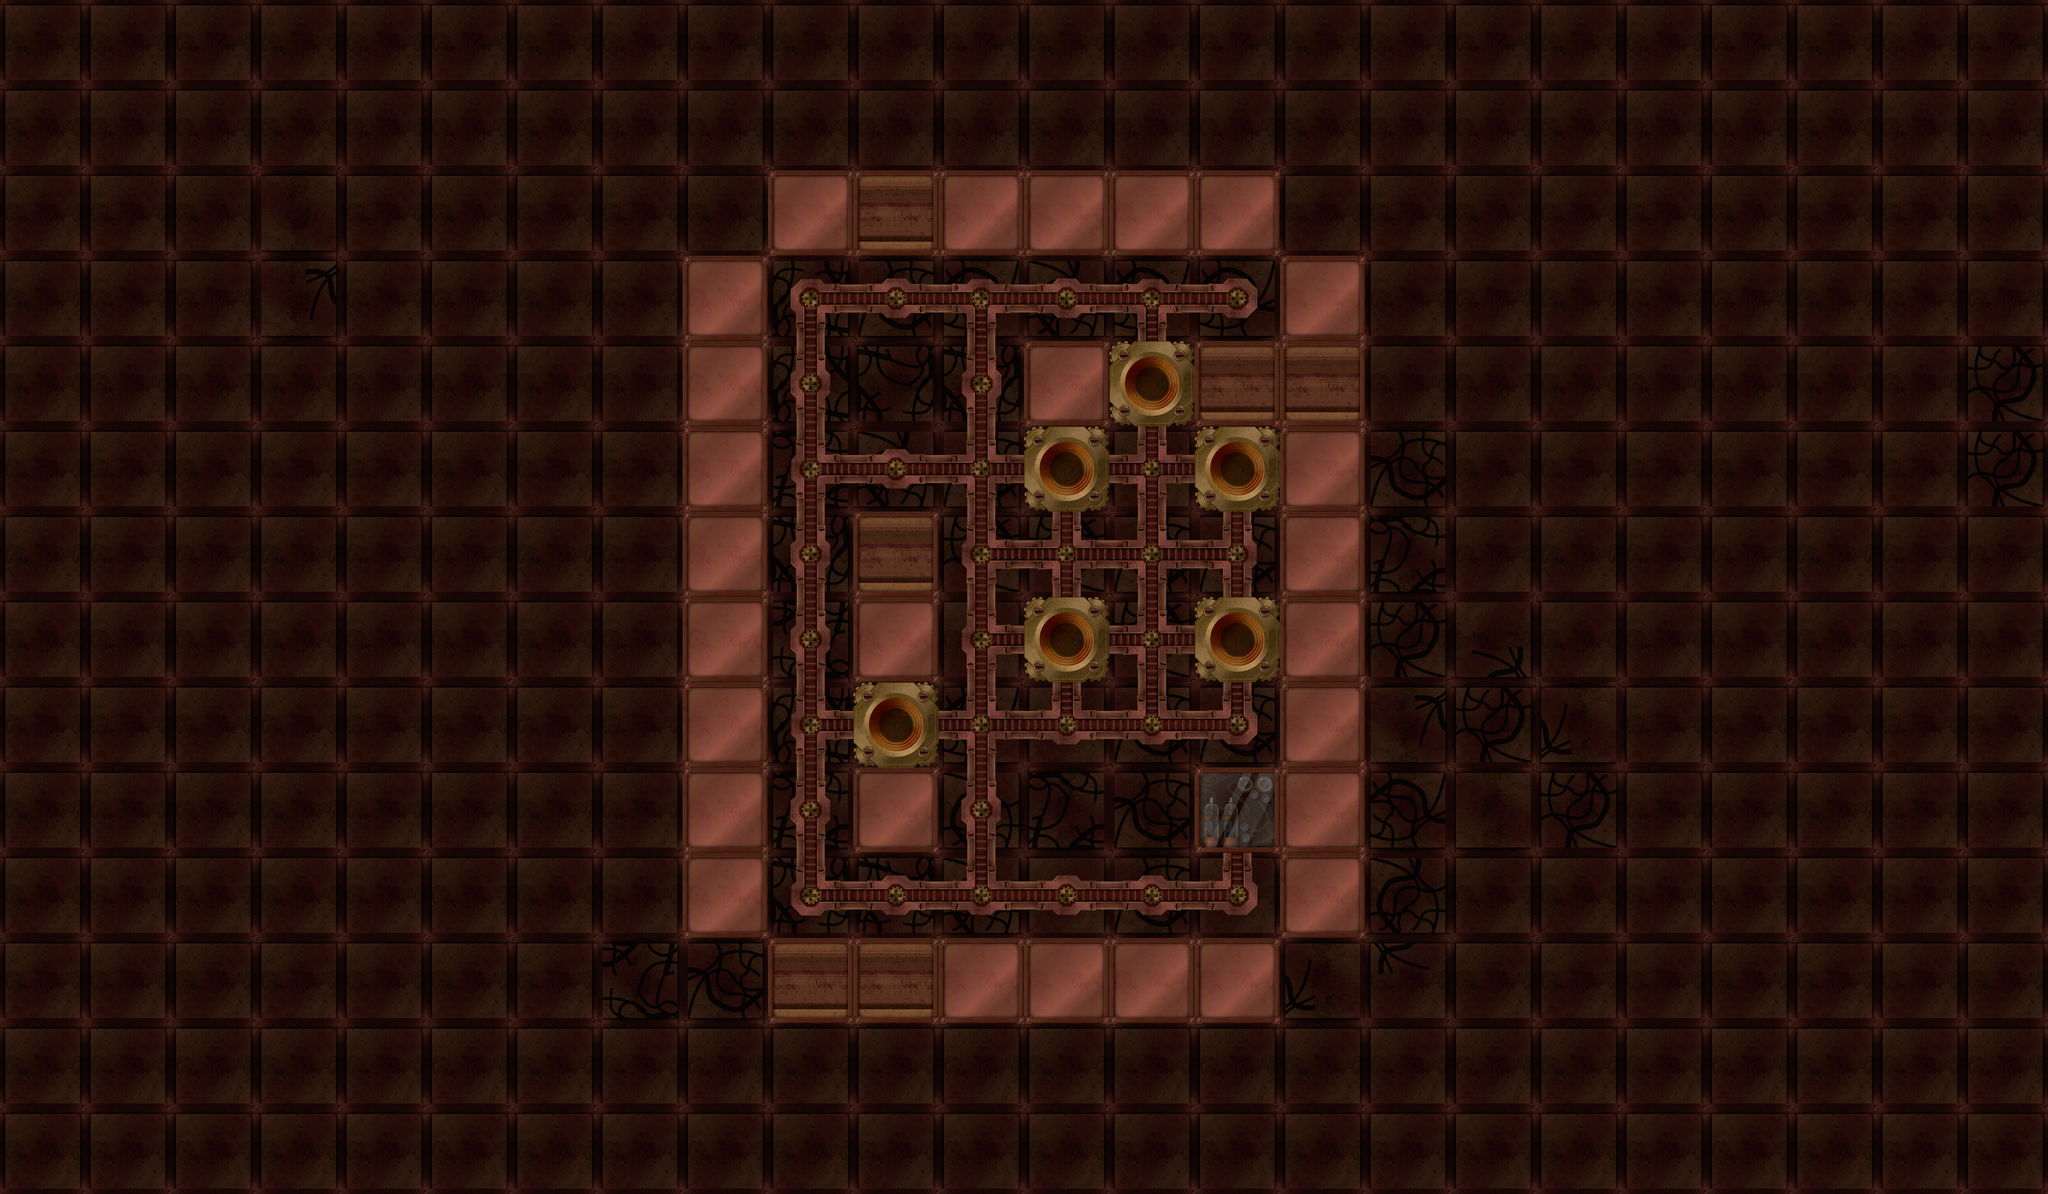

Below is a game level as drawn by its tile map, then a one-line description and the .tmx that defines it (tile-layer data replaced by summaries):
An orthogonal 24x14 tile map with 256x256 px tiles, 2 tile layers (Background, Room) and 12 objects (6x Block, 4x Light, Player).

<map version="1.0" orientation="orthogonal" width="24" height="14" tilewidth="256" tileheight="256">
 <tileset firstgid="1" name="Ladu" tilewidth="256" tileheight="256">
  <image source="tiles.png" width="1280" height="1024" />
  <tile id="9">
   <properties>
    <property name="Goal" value="1" />
   </properties>
  </tile>
  <tile id="10">
   <properties>
    <property name="Obstacle" value="1" />
   </properties>
  </tile>
  <tile id="11">
   <properties>
    <property name="Obstacle" value="1" />
   </properties>
  </tile>
  <tile id="12">
   <properties>
    <property name="Obstacle" value="1" />
   </properties>
  </tile>
  <tile id="19">
   <properties>
    <property name="Obstacle" value="1" />
   </properties>
  </tile>
 </tileset>
 <layer name="Background" width="24" height="14">
  <data>[336 cells, 336 non-empty, 4 distinct tile ids]</data>
 </layer>
 <layer name="Room" width="24" height="14">
  <data>[336 cells, 76 non-empty, 10 distinct tile ids]</data>
 </layer>
 <objectgroup name="Objects" width="24" height="14" visible="0">
  <object type="Player" gid="16" x="3584" y="1792" />
  <object type="Block" gid="14" x="3328" y="1536" />
  <object type="Light" x="3584" y="768" width="94" height="102">
   <properties>
    <property name="Color" value="0.68, 0.24, 0.84, 0.9" />
    <property name="Falloff" value="0.2, 0.8, 16" />
    <property name="Z" value="0.2" />
   </properties>
  </object>
  <object x="2698" y="1535" width="58" />
  <object type="Light" x="3644" y="2620" width="94" height="102">
   <properties>
    <property name="Color" value="0.62, 0.35, 0.89, 0.9" />
    <property name="Falloff" value="0.2, 0.8, 16" />
    <property name="Z" value="0.2" />
   </properties>
  </object>
  <object type="Block" gid="14" x="3328" y="2048" />
  <object type="Block" gid="14" x="2816" y="2304" />
  <object type="Block" gid="14" x="2816" y="2560" />
  <object type="Block" gid="14" x="2560" y="1536" />
  <object type="Block" gid="14" x="2816" y="1280" />
  <object type="Light" x="2646" y="1088" width="94" height="102">
   <properties>
    <property name="Color" value="0.62, 0.35, 0.89, 0.9" />
    <property name="Falloff" value="0.2, 0.8, 16" />
    <property name="Z" value="0.2" />
   </properties>
  </object>
  <object type="Light" x="2374" y="2602" width="94" height="102">
   <properties>
    <property name="Color" value="0.68, 0.24, 0.84, 0.9" />
    <property name="Falloff" value="0.2, 0.8, 16" />
    <property name="Z" value="0.2" />
   </properties>
  </object>
 </objectgroup>
</map>
